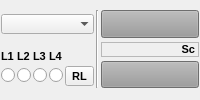
    <widget class="QFrame" name="frmMapType">
     <property name="sizePolicy">
      <sizepolicy hsizetype="Maximum" vsizetype="Minimum">
       <horstretch>0</horstretch>
       <verstretch>0</verstretch>
      </sizepolicy>
     </property>
     <property name="font">
      <font>
       <pointsize>8</pointsize>
       <weight>75</weight>
       <bold>true</bold>
      </font>
     </property>
     <property name="mouseTracking">
      <bool>true</bool>
     </property>
     <property name="toolTip">
      <string>Map Type</string>
     </property>
     <property name="autoFillBackground">
      <bool>true</bool>
     </property>
     <layout class="QGridLayout" name="gridLayout">
      <property name="leftMargin">
       <number>1</number>
      </property>
      <property name="topMargin">
       <number>1</number>
      </property>
      <property name="rightMargin">
       <number>1</number>
      </property>
      <property name="bottomMargin">
       <number>1</number>
      </property>
      <property name="spacing">
       <number>2</number>
      </property>
      <item row="0" column="0">
       <widget class="QComboBox" name="cmbMapSource">
        <property name="sizePolicy">
         <sizepolicy hsizetype="Preferred" vsizetype="Fixed">
          <horstretch>0</horstretch>
          <verstretch>0</verstretch>
         </sizepolicy>
        </property>
        <property name="maxVisibleItems">
         <number>20</number>
        </property>
        <property name="sizeAdjustPolicy">
         <enum>QComboBox::AdjustToContents</enum>
        </property>
        <property name="frame">
         <bool>false</bool>
        </property>
       </widget>
      </item>
      <item row="0" column="1" rowspan="2">
       <widget class="Line" name="line">
        <property name="orientation">
         <enum>Qt::Vertical</enum>
        </property>
       </widget>
      </item>
      <item row="0" column="2" rowspan="2">
       <layout class="QVBoxLayout" name="verticalLayout">
        <property name="spacing">
         <number>4</number>
        </property>
        <item>
         <widget class="QToolButton" name="btnScaleUp">
          <property name="sizePolicy">
           <sizepolicy hsizetype="Preferred" vsizetype="Preferred">
            <horstretch>0</horstretch>
            <verstretch>0</verstretch>
           </sizepolicy>
          </property>
          <property name="toolTip">
           <string>Scale Up</string>
          </property>
          <property name="styleSheet">
           <string notr="true">background-color: rgba(154, 154, 154, 255);</string>
          </property>
          <property name="text">
           <string/>
          </property>
         </widget>
        </item>
        <item>
         <widget class="QLabel" name="lblScale">
          <property name="sizePolicy">
           <sizepolicy hsizetype="Preferred" vsizetype="Maximum">
            <horstretch>0</horstretch>
            <verstretch>0</verstretch>
           </sizepolicy>
          </property>
          <property name="frameShape">
           <enum>QFrame::StyledPanel</enum>
          </property>
          <property name="frameShadow">
           <enum>QFrame::Plain</enum>
          </property>
          <property name="text">
           <string>Sc</string>
          </property>
          <property name="alignment">
           <set>Qt::AlignRight|Qt::AlignTrailing|Qt::AlignVCenter</set>
          </property>
         </widget>
        </item>
        <item>
         <widget class="QToolButton" name="btnScaleDown">
          <property name="sizePolicy">
           <sizepolicy hsizetype="Preferred" vsizetype="Preferred">
            <horstretch>0</horstretch>
            <verstretch>0</verstretch>
           </sizepolicy>
          </property>
          <property name="toolTip">
           <string>Scale Down</string>
          </property>
          <property name="styleSheet">
           <string notr="true">background-color: rgba(154, 154, 154, 255);</string>
          </property>
          <property name="text">
           <string/>
          </property>
         </widget>
        </item>
       </layout>
      </item>
      <item row="1" column="0">
       <layout class="QGridLayout" name="gridLayout_6">
        <property name="spacing">
         <number>2</number>
        </property>
        <item row="1" column="1">
         <widget class="QRadioButton" name="rbtMode2">
          <property name="sizePolicy">
           <sizepolicy hsizetype="Maximum" vsizetype="Maximum">
            <horstretch>0</horstretch>
            <verstretch>0</verstretch>
           </sizepolicy>
          </property>
          <property name="toolTip">
           <string notr="true"/>
          </property>
          <property name="text">
           <string notr="true"/>
          </property>
          <property name="autoExclusive">
           <bool>true</bool>
          </property>
         </widget>
        </item>
        <item row="1" column="2">
         <widget class="QRadioButton" name="rbtMode3">
          <property name="sizePolicy">
           <sizepolicy hsizetype="Maximum" vsizetype="Maximum">
            <horstretch>0</horstretch>
            <verstretch>0</verstretch>
           </sizepolicy>
          </property>
          <property name="toolTip">
           <string notr="true"/>
          </property>
          <property name="text">
           <string notr="true"/>
          </property>
          <property name="autoExclusive">
           <bool>true</bool>
          </property>
         </widget>
        </item>
        <item row="0" column="2">
         <widget class="QLabel" name="lblType3">
          <property name="sizePolicy">
           <sizepolicy hsizetype="Minimum" vsizetype="Maximum">
            <horstretch>0</horstretch>
            <verstretch>0</verstretch>
           </sizepolicy>
          </property>
          <property name="text">
           <string notr="true">L3</string>
          </property>
         </widget>
        </item>
        <item row="0" column="3">
         <widget class="QLabel" name="lblType4">
          <property name="sizePolicy">
           <sizepolicy hsizetype="Maximum" vsizetype="Maximum">
            <horstretch>0</horstretch>
            <verstretch>0</verstretch>
           </sizepolicy>
          </property>
          <property name="lineWidth">
           <number>1</number>
          </property>
          <property name="text">
           <string notr="true">L4</string>
          </property>
         </widget>
        </item>
        <item row="0" column="0">
         <widget class="QLabel" name="lblType1">
          <property name="sizePolicy">
           <sizepolicy hsizetype="Preferred" vsizetype="Maximum">
            <horstretch>0</horstretch>
            <verstretch>0</verstretch>
           </sizepolicy>
          </property>
          <property name="text">
           <string notr="true">L1</string>
          </property>
         </widget>
        </item>
        <item row="0" column="1">
         <widget class="QLabel" name="lblType2">
          <property name="sizePolicy">
           <sizepolicy hsizetype="Minimum" vsizetype="Maximum">
            <horstretch>0</horstretch>
            <verstretch>0</verstretch>
           </sizepolicy>
          </property>
          <property name="text">
           <string notr="true">L2</string>
          </property>
         </widget>
        </item>
        <item row="1" column="3">
         <widget class="QRadioButton" name="rbtMode4">
          <property name="sizePolicy">
           <sizepolicy hsizetype="Maximum" vsizetype="Maximum">
            <horstretch>0</horstretch>
            <verstretch>0</verstretch>
           </sizepolicy>
          </property>
          <property name="toolTip">
           <string notr="true"/>
          </property>
          <property name="text">
           <string notr="true"/>
          </property>
          <property name="autoExclusive">
           <bool>true</bool>
          </property>
         </widget>
        </item>
        <item row="1" column="0">
         <widget class="QRadioButton" name="rbtMode1">
          <property name="sizePolicy">
           <sizepolicy hsizetype="Maximum" vsizetype="Maximum">
            <horstretch>0</horstretch>
            <verstretch>0</verstretch>
           </sizepolicy>
          </property>
          <property name="toolTip">
           <string notr="true"/>
          </property>
          <property name="text">
           <string notr="true"/>
          </property>
          <property name="autoExclusive">
           <bool>true</bool>
          </property>
         </widget>
        </item>
        <item row="1" column="4">
         <widget class="QToolButton" name="btnReload">
          <property name="sizePolicy">
           <sizepolicy hsizetype="Fixed" vsizetype="Fixed">
            <horstretch>0</horstretch>
            <verstretch>0</verstretch>
           </sizepolicy>
          </property>
          <property name="toolTip">
           <string>Map reload</string>
          </property>
          <property name="text">
           <string>RL</string>
          </property>
         </widget>
        </item>
       </layout>
      </item>
     </layout>
    </widget>
